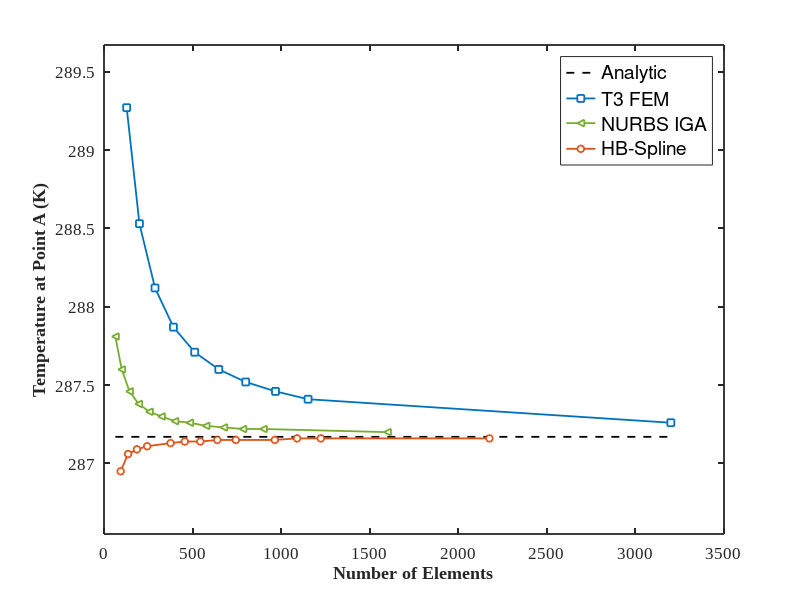
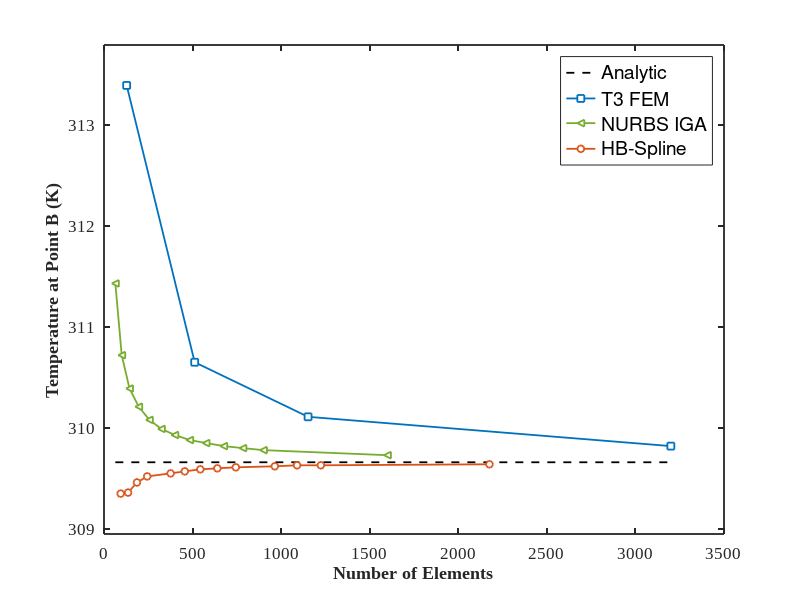
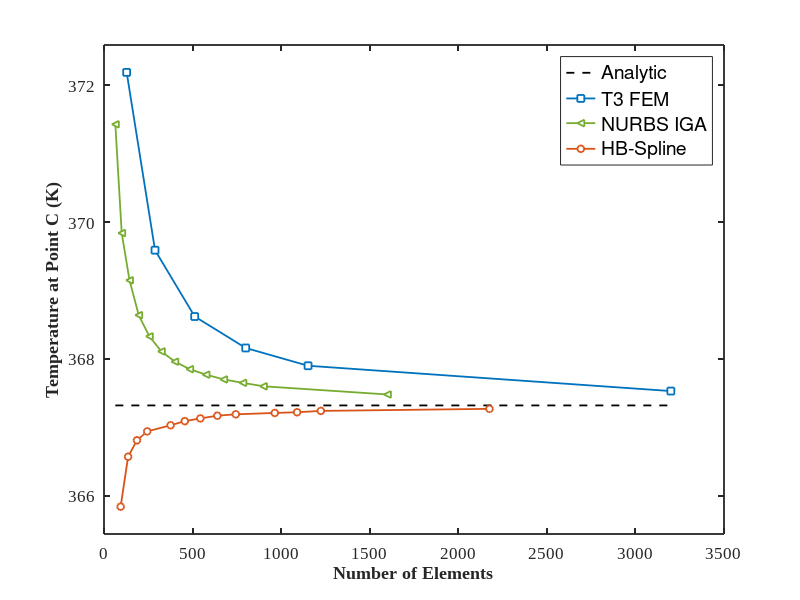
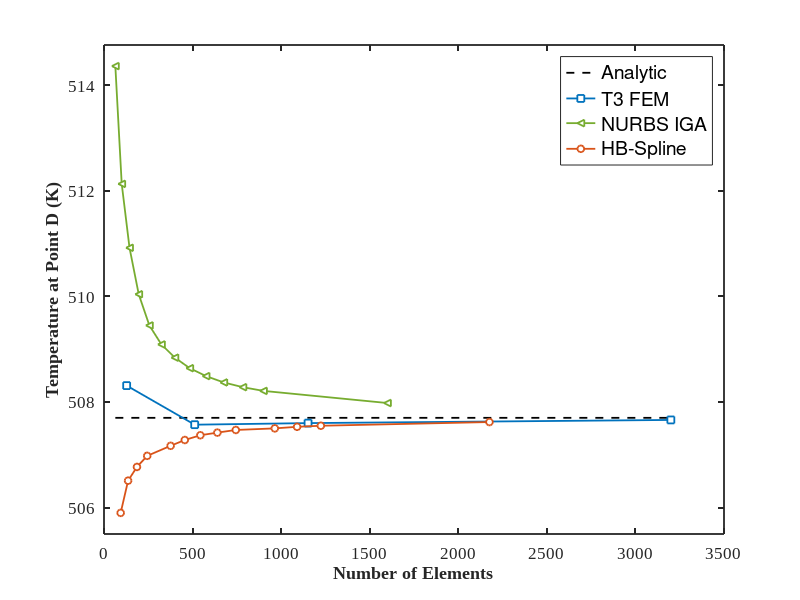

Write MATLAB code to recreate these figures, in order.
clc, clear, close all

%% -----------------------------
% Analytical References
%% -----------------------------
ref_A = 287.17; 
ref_B = 309.66; 
ref_C = 367.32; 
ref_D = 507.70;

%% -----------------------------
% FEM (T3 elements)
%% -----------------------------
fem_elem = [128, 200, 288, 392, 512, 648, 800, 968, 1152, 3200];
fem_A = [289.27, 288.53, 288.12, 287.87, 287.71, 287.60, 287.52, 287.46, 287.41, 287.26];
fem_B = [313.39, NaN, NaN, NaN, 310.65, NaN, NaN, NaN, 310.11, 309.82];
fem_C = [372.19, NaN, 369.59, NaN, 368.62, NaN, 368.16, NaN, 367.90, 367.53];
fem_D = [508.31, NaN, NaN, NaN, 507.57, NaN, NaN, NaN, 507.60, 507.66];

%% -----------------------------
% NURBS IGA
%% -----------------------------
nurbs_elem = [64, 100, 144, 196, 256, 324, 400, 484, 576, 676, 784, 900, 1600];
n_A = [287.81, 287.60, 287.46, 287.38, 287.33, 287.30, 287.27, 287.26, 287.24, 287.23, 287.22, 287.22, 287.20];
n_B = [311.43, 310.72, 310.39, 310.21, 310.08, 309.99, 309.93, 309.88, 309.85, 309.82, 309.80, 309.78, 309.73];
n_C = [371.43, 369.84, 369.15, 368.64, 368.33, 368.11, 367.96, 367.85, 367.77, 367.70, 367.65, 367.60, 367.48];
n_D = [514.36, 512.13, 510.92, 510.04, 509.45, 509.09, 508.84, 508.64, 508.49, 508.37, 508.28, 508.21, 507.98];

%% -----------------------------
% HB-IGA
%% -----------------------------
hb_elem = [94, 136, 186, 244, 376, 456, 544, 640, 744, 964, 1090, 1224, 2176];
hb_A = [286.95, 287.06, 287.09, 287.11, 287.13, 287.14, 287.14, 287.15, 287.15, 287.15, 287.16, 287.16, 287.16];
hb_B = [309.35, 309.36, 309.46, 309.52, 309.55, 309.57, 309.59, 309.60, 309.61, 309.62, 309.63, 309.63, 309.64];
hb_C = [365.84, 366.57, 366.81, 366.94, 367.03, 367.09, 367.13, 367.17, 367.19, 367.21, 367.22, 367.24, 367.27];
hb_D = [505.90, 506.51, 506.77, 506.98, 507.17, 507.28, 507.37, 507.42, 507.47, 507.50, 507.53, 507.55, 507.62];

%% -----------------------------
% data
%% -----------------------------
points_label = {'A', 'B', 'C', 'D'};
points_ref = [ref_A, ref_B, ref_C, ref_D];
points_fem = {fem_A, fem_B, fem_C, fem_D};
points_nurbs = {n_A, n_B, n_C, n_D};
points_hb = {hb_A, hb_B, hb_C, hb_D};

%% -----------------------------
% Plot Loop
%% -----------------------------
for i = 1:4
    
    figure('Color','w','Units','centimeters','Position',[5 5 13 9]);
    hold on;
    
    % colors
    c_ref   = [0 0 0];
    c_fem   = [0 0.4470 0.7410];
    c_nurbs = [0.4660 0.6740 0.1880];
    c_hb    = [0.8500 0.3250 0.0980];
    
    xmin = min([fem_elem nurbs_elem hb_elem]);
    xmax = max([fem_elem nurbs_elem hb_elem]);
    
    % Analytical reference line
    plot([xmin xmax], ...
         [points_ref(i) points_ref(i)], ...
         '--','Color',c_ref,'LineWidth',1.3);
    
    % FEM
    current_fem = points_fem{i};
    idx = ~isnan(current_fem);
    plot(fem_elem(idx), current_fem(idx), ...
        '-s','Color',c_fem,'LineWidth',1.3,...
        'MarkerSize',5,'MarkerFaceColor','w');
    
    % NURBS
    plot(nurbs_elem, points_nurbs{i}, ...
        '-<','Color',c_nurbs,'LineWidth',1.3,...
        'MarkerSize',5,'MarkerFaceColor','w');
    
    % HB
    plot(hb_elem, points_hb{i}, ...
        '-o','Color',c_hb,'LineWidth',1.3,...
        'MarkerSize',5,'MarkerFaceColor','w');
    
    % Axes styling
    set(gca,...
        'FontName','Times New Roman',...
        'FontSize',12,...
        'LineWidth',1.3,...
        'TickDir','in');
    
    xlabel('Number of Elements','FontSize',13,'FontWeight','bold');
    ylabel(['Temperature at Point ',points_label{i},' (K)'],...
        'FontSize',13,'FontWeight','bold');
    
    legend({'Analytic','T3 FEM','NURBS IGA','HB-Spline'},...
        'Location','best',...
        'FontSize',14,...
        'Box','on');
    
    % y-limits
    all_data = [points_fem{i}, points_nurbs{i}, points_hb{i}];
    all_data = all_data(~isnan(all_data));
    ylim([min(all_data)-0.4, max(all_data)+0.4]);
   
    grid off
    hold off;
    box on
    
end
